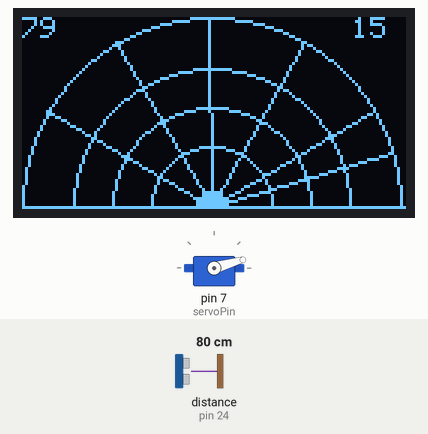
A sketch run on a simulated Arduino Mega 2560, built with avr-gcc and run on an emulated ATmega2560. Shown: servo, 128×64 one-colour display. Inputs (shaded band) come from the test bench; at power-on: distance to the obstacle (sensor on pin 24) 80 cm. The echo pulse lasts 58.3 µs per cm; what the sketch prints to the serial monitor is not drawn.

Above: at 16.88 s.
16.9 s: distance to the obstacle (sensor on pin 24) set to 299 cm
At 17.21 s:
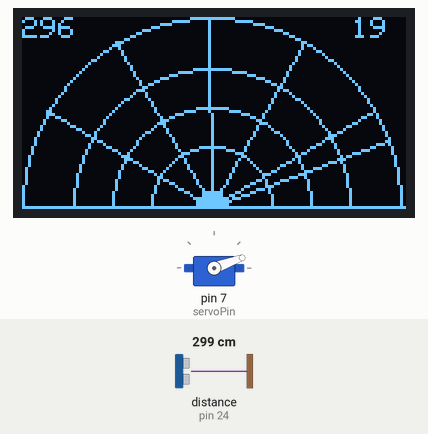
18.5 s: distance to the obstacle (sensor on pin 24) set to 60 cm
At 18.94 s:
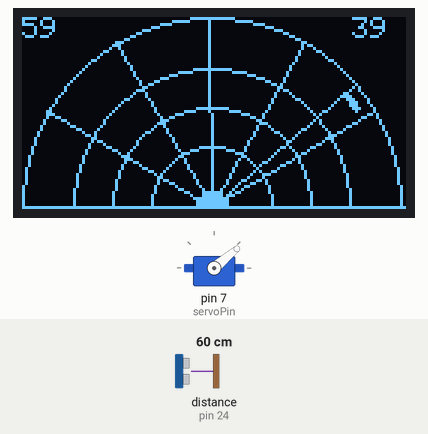
20.6 s: distance to the obstacle (sensor on pin 24) set to 2 cm
At 20.69 s:
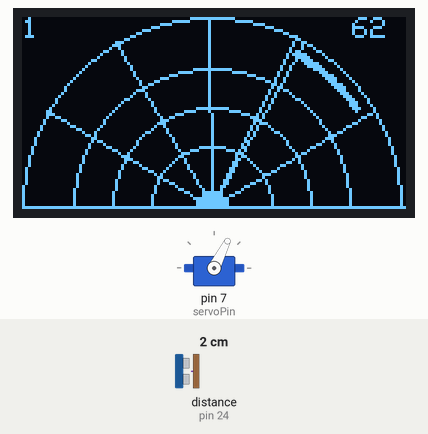
23.6 s: distance to the obstacle (sensor on pin 24) set to 4 cm
At 23.69 s:
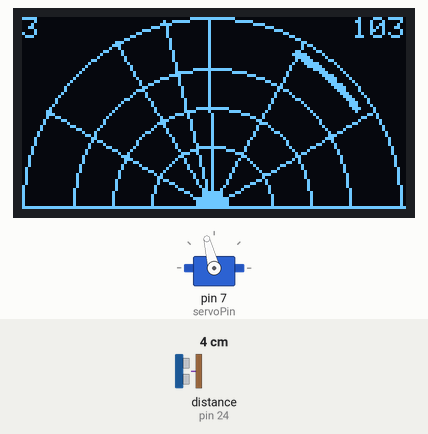
Timing chart, 0 to 30.5 s (numbered marks = the images above; inputs shaded):
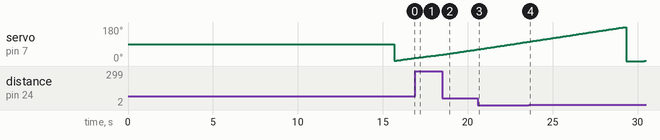

The sketch:

Sonar_System.ino
```cpp
#include <SPI.h>
#include <Wire.h>
#include <Adafruit_GFX.h>
#include <Adafruit_SSD1306.h>
#include <Servo.h>

// Screen Variables
#define SCREEN_WIDTH 128 // OLED display width, in pixels
#define SCREEN_HEIGHT 64 // OLED display height, in pixels
int width = SCREEN_WIDTH;
int height = SCREEN_HEIGHT;

// Declaration for SSD1306 display connected using software SPI (default case):
#define OLED_MOSI   9
#define OLED_CLK   10
#define OLED_DC    11
#define OLED_CS    12
#define OLED_RESET 13
Adafruit_SSD1306 display(SCREEN_WIDTH, SCREEN_HEIGHT, OLED_MOSI, OLED_CLK, OLED_DC, OLED_RESET, OLED_CS);

// Color Variables
char c  = SSD1306_WHITE;
char c0 = SSD1306_BLACK;

// Servo pin
int servoPin = 7;
// Create a servo object
Servo Servo1;
int angle = 0;

// Distance Metric
int d1 = 20; // Min Distance
int d2 = 34;
int d3 = 46;
int d4 = 64; // Max Distance
// Circle Center
int xc = (width/2)-1;
int yc = height-1;
// Radius Metric
int r1 = yc;
int r2 = (width-width*0.27)/2;
int r3 = (width-width*0.479)/2;
int r4 = (width-width*0.687)/2;

// Ultrasonic pins
const int trigPin = 22;
const int echoPin = 24;
// Ultrasonic variables
long duration;
int distance;

// Data points Array
int dataPoint [182][2] = {0};

// Initilize variables
unsigned long timeold;
int distance0;
int theta0;

// Setup
void setup() {
  Serial.begin(9600);       // Begin serial monitor at 9600 baud
  pinMode(trigPin, OUTPUT); // Sets the trigPin as an Output
  pinMode(echoPin, INPUT);  // Sets the echoPin as an Input
  Servo1.attach(servoPin);  // Attach servo to servo pin
  // Check Availability of SSD1306 Display
  if(!display.begin(SSD1306_SWITCHCAPVCC)) {
    Serial.println(F("SSD1306 allocation failed"));
    for(;;);} // Don't proceed, loop forever
  display.clearDisplay();   // Clear buffer
  introScreen();            // Draw Intro Screen
  display.display();        // Initilize display draw
  delay(500);               // Wait for initilization
}


// Main Loop
void loop() {
  drawSonar();                    // Draw Sonar Backdrop
  if (millis() - timeold >= 10) { // Set timer to 50ms
    distance0 = ultrasonic();     // Get Distance from ultrasonic
    theta0 =  moveServo();        // Move servo and get current angle
    timeold = millis();           // Reset Timer
  }
  drawObject(distance0, theta0);  // Draw detected object on screen
  drawInfo(distance0, theta0);    // Draw Information on screen
  display.display();              // Draw Screen
  display.clearDisplay();         // Clear the buffer
}

// Sonar Backdrop Function
void drawSonar(void) {
  // draws the arc lines
  display.drawCircle(xc,yc,r1,c);   // Outermost Circle
  display.drawCircle(xc,yc,r2,c);
  display.drawCircle(xc,yc,r3,c);
  display.drawCircle(xc,yc,r4,c);   // Innermost Circle
  display.fillCircle(xc,yc,r4/4,c); // Detector Circle

  // draws the angle lines
  display.drawLine(xc , yc , xc + r1*cos(radians(30)) ,yc - r1*sin(radians(30)), c);
  display.drawLine(xc , yc , xc + r1*cos(radians(60)) ,yc - r1*sin(radians(60)), c);
  display.drawLine(xc , yc , xc + r1*cos(radians(90)) ,yc - r1*sin(radians(90)), c);
  display.drawLine(xc , yc , xc + r1*cos(radians(30)) ,yc - r1*sin(radians(30)), c);
  display.drawLine(xc , yc , xc + r1*cos(radians(120)) ,yc - r1*sin(radians(120)), c);
  display.drawLine(xc , yc , xc + r1*cos(radians(150)) ,yc - r1*sin(radians(150)), c);
  display.drawLine(0, yc, width, yc, c);
}


// Function to draw detected obstacles
void drawObject(int d, int theta){
  // Calculate x and y
  int x = d*cos(radians(theta));
  int y = d*sin(radians(theta));

  // Assign values to array
  int i = theta;
  dataPoint[i][1] = x;
  dataPoint[i][2] = y;

  // Draw data points
  for(int j=0; j<= 180; ++j){
    display.fillCircle(xc + dataPoint[j][1], yc - dataPoint[j][2], 1, c);
  }
  // Draw Scan Line
  display.drawLine(xc , yc  , xc + r1*cos(radians(theta+1)) ,yc - r1*sin(radians(theta+1)), c );
}


// Function to move servo
int moveServo(){
  if (angle == 180){      //Reset Servo
    angle = 0;
    Servo1.write(angle);
    delay(1000);
  }
  else{                  // Increment Servo
    angle+=1;
    Servo1.write(angle);
  }

  return angle;
}


// Function to collect data from ultrasonic sensor
int ultrasonic(){
 // Clears the trigPin
  digitalWrite(trigPin, LOW);
  delayMicroseconds(2);
  // Sets the trigPin on HIGH state for 10 micro seconds
  digitalWrite(trigPin, HIGH);
  delayMicroseconds(10);
  digitalWrite(trigPin, LOW);
  // Reads the echoPin, returns the sound wave travel time in microseconds
  duration = pulseIn(echoPin, HIGH);
  // Calculating the distance
  distance = duration * 0.034 / 2;
  return distance;
}


// Function to draw info on screen
void drawInfo(int distance, int theta){
  display.setTextColor(c); display.setTextSize(1);       // Text Settings
  display.setCursor(0, 0); display.println(distance);    // Detected Distance
  display.setCursor(110, 0); display.println(theta);     // Current Angle
  //Serial Print Info
  Serial.print("Distance = ");
  Serial.print(distance);
  Serial.print(" cm | Theta = ");
  Serial.print(theta);
  Serial.println(" degree");
}


//Function to print Intro Screen
void introScreen(){
  // Embedded Systems Project MCTE 4342
  display.clearDisplay();
  display.setTextColor(c); display.setTextSize(2);
  display.setCursor(0, 0);
  display.println("Embedded  Systems   Project   MCTE 4342");
  display.display();
  delay(5000);
  // Yaman Aburaneh 1720907
  display.clearDisplay();
  display.setTextColor(c); display.setTextSize(1);
  display.setCursor(0, 0);
  display.println("Yaman Aburaneh");
  display.setCursor(0, height/4);
  display.println("1720907");
  // Muhammad Syahir
  display.setTextColor(c); display.setTextSize(1);
  display.setCursor(0, height/2);
  display.println("Muhammad Syahir");
  display.setCursor(0, height-15);
  display.println("1817425");
  display.display();
  delay(5000);
  display.clearDisplay();
  // Sonar System
  display.clearDisplay();
  display.setTextColor(c); display.setTextSize(2);
  display.setCursor(width/4, 15);
  display.println("Sonar");
  display.setCursor(width/4-5, 35);
  display.println("System");
  display.display();
  delay(5000);
}
```
